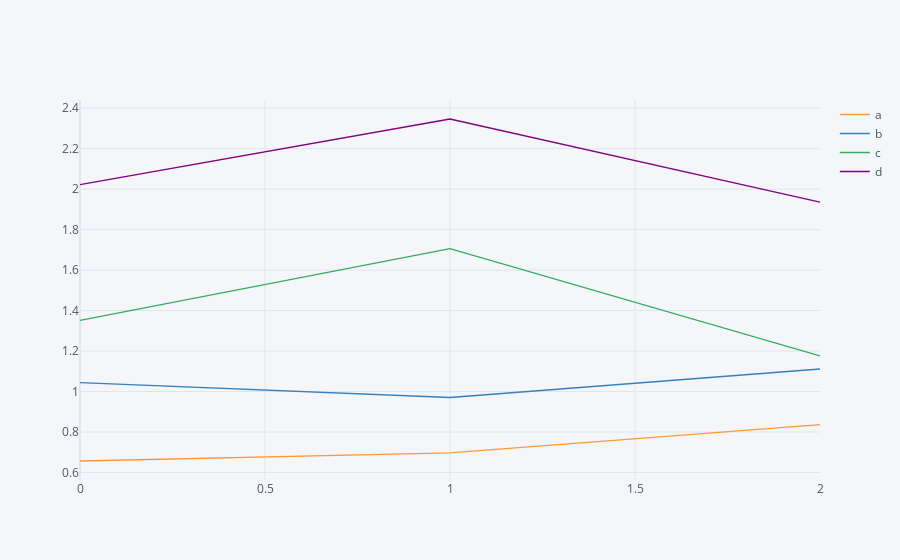

The cell this chart's notebook holds for it:
### Markdown cell above
##### Area plot

### Code cell
df.iplot(kind = 'area')

### Figure 1 — Plotly figure (JSON) as saved in the notebook; plotly's stock layout.template omitted (floating-point values rounded to 4 significant figures)
{"data": [{"line": {"color": "rgba(255, 153, 51, 1.0)", "dash": "solid", "shape": "linear", "width": 1.3}, "mode": "lines", "name": "a", "text": "", "type": "scatter", "x": [0, 1, 2], "y": [0.6568, 0.697, 0.8362]}, {"line": {"color": "rgba(55, 128, 191, 1.0)", "dash": "solid", "shape": "linear", "width": 1.3}, "mode": "lines", "name": "b", "text": "", "type": "scatter", "x": [0, 1, 2], "y": [1.044, 0.9705, 1.111]}, {"line": {"color": "rgba(50, 171, 96, 1.0)", "dash": "solid", "shape": "linear", "width": 1.3}, "mode": "lines", "name": "c", "text": "", "type": "scatter", "x": [0, 1, 2], "y": [1.351, 1.706, 1.176]}, {"line": {"color": "rgba(128, 0, 128, 1.0)", "dash": "solid", "shape": "linear", "width": 1.3}, "mode": "lines", "name": "d", "text": "", "type": "scatter", "x": [0, 1, 2], "y": [2.022, 2.346, 1.936]}], "layout": {"legend": {"bgcolor": "#F5F6F9", "font": {"color": "#4D5663"}}, "paper_bgcolor": "#F5F6F9", "plot_bgcolor": "#F5F6F9", "title": {"font": {"color": "#4D5663"}}, "xaxis": {"gridcolor": "#E1E5ED", "showgrid": true, "tickfont": {"color": "#4D5663"}, "title": {"font": {"color": "#4D5663"}, "text": ""}, "zerolinecolor": "#E1E5ED"}, "yaxis": {"gridcolor": "#E1E5ED", "showgrid": true, "tickfont": {"color": "#4D5663"}, "title": {"font": {"color": "#4D5663"}, "text": ""}, "zerolinecolor": "#E1E5ED"}}}
